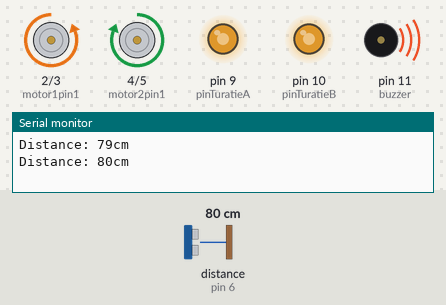
Bench run of a sketch on a simulated Arduino Uno, built with avr-gcc and run on an emulated ATmega328P. Parts: motor-driver pin pairs drawn as motors (green arrow = first pin HIGH = forward, orange = second pin HIGH = backward, longer = more drive), output pins drawn as LEDs (lit = HIGH), buzzer (waves = sounding, pin HIGH), the last lines printed to the serial monitor. Wiring (inferred from the names in the program): ultrasonic range finder: trigger pin 7; echo pin 6. The test bench sets the inputs (shaded band); at power-on: distance to the obstacle (sensor on pin 6) 80 cm. The echo pulse lasts 58.3 µs per cm; pins used as bus, display or sensor lines are not drawn.

Above: at 5.2 s.
5.3 s: distance to the obstacle (sensor on pin 6) set to 55 cm
6.8 s: distance to the obstacle (sensor on pin 6) set to 46 cm
At 8.0 s:
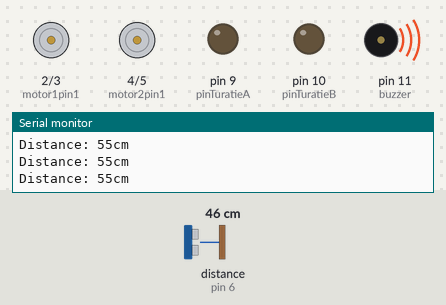
At 8.4 s:
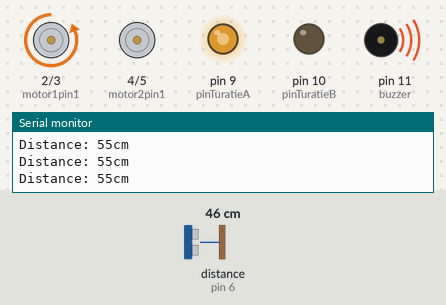
Timing chart, 0 to 15.8 s (numbered marks = the images above; inputs shaded):
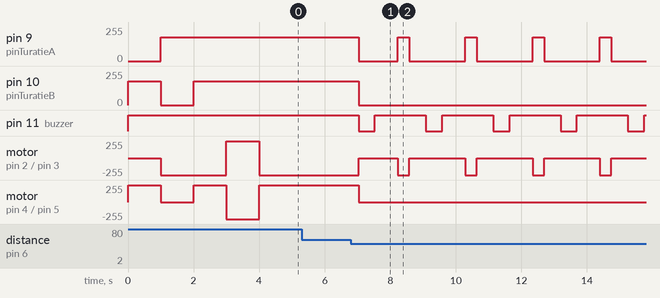

The sketch:

Program_Robot_Ardunio_2.ino
```cpp
//Senzor ULTRASONIC
#define trigPin 7
#define echoPin 6


 int buzzer = 11;

//A
int motor1pin1 = 2;
int motor1pin2 = 3;
//B
int motor2pin1 = 4;
int motor2pin2 = 5;


int pinTuratieA=9;
int pinTuratieB=10;


void setup() {

  pinMode(motor1pin1, OUTPUT);
  pinMode(motor1pin2, OUTPUT);
  pinMode(motor2pin1, OUTPUT);
  pinMode(motor2pin2, OUTPUT);
  pinMode(buzzer, OUTPUT);
  pinMode(pinTuratieA, OUTPUT);
  pinMode(pinTuratieB, OUTPUT);
  pinMode(trigPin, OUTPUT);
  pinMode(echoPin, INPUT);
     digitalWrite(buzzer,HIGH);
     Serial.begin(9600);


stanga();
delay(1000);
stopm();
dreapta();
delay(1000);
stopm();
inainte();
delay(1000);
stopm();
inapoi();
delay(1000);
stopm();

}


void loop()

{  int distance;


   distance=senzor_ULTRASONIC();
    if(distance<50)
    {stopm();
      digitalWrite(buzzer,LOW);
      delay(500);
      digitalWrite(buzzer,HIGH);
      delay(700);
     dreapta();
     delay(350);
     stopm();}
     else
       inainte();
       delay(500);


int x=Serial.read();

if(Serial.read()=='1')  //cand bluetooth da comanda 1, masina se misca in fata
{  distance=senzor_ULTRASONIC();
    if(distance>20)
      {inainte();
       delay(1000);
       stopm();}
       else
       {stopm();
        Serial.print("Exista obiect in fata, introduceti alta comanda");}}


if(Serial.read()=='2')  //cand bluetooth da comanda 2, masina se misca in spate
{  inapoi();
   delay(1000);
   stopm();
}

if(Serial.read()=='3')  //cand bluetooth da comanda 3, masina se misca la stanga
{  stanga();
   delay(1000);
   stopm();
    distance=senzor_ULTRASONIC();
    if(distance<20)
       Serial.print("Exista obiect in fata, introduceti alta comanda");}

if(Serial.read()=='4')  //cand bluetooth da comanda 4, masina se misca la dreapta
{  dreapta();
   delay(1000);
   stopm();
    distance=senzor_ULTRASONIC();
    if(distance<20)
       Serial.print("Exista obiect in fata, introduceti alta comanda");}


  if(Serial.read()=='5')  //cand bluetooth da comanda 5, se opreste
    stopm();


if(Serial.read()=='6')  //mod automat
{  distance=senzor_ULTRASONIC();
   if(distance<20)
    {stopm();
    dreapta();
     delay(1000);
     stopm();}
     else
       inainte();}


  Serial.print("Distance: ");
  Serial.print(distance);
  Serial.println("cm");
}


int senzor_ULTRASONIC()
{long durata,distanta;
 digitalWrite(trigPin, LOW);
 delayMicroseconds(2);
 digitalWrite(trigPin, HIGH);
 delayMicroseconds(10);
 digitalWrite(trigPin, LOW);
 durata = pulseIn(echoPin, HIGH);
 distanta = (durata / 2) / 29.1;
 return distanta;}


 void inainte()
{digitalWrite(motor1pin1, LOW);
 digitalWrite(motor1pin2, HIGH);
 analogWrite(pinTuratieA, 180);
 digitalWrite(motor2pin1, HIGH);
 digitalWrite(motor2pin2, LOW);
 analogWrite(pinTuratieB, 180);}


void stopm()
{analogWrite(pinTuratieA, 0);
 analogWrite(pinTuratieB, 0);
 digitalWrite(motor2pin1, LOW);
 digitalWrite(motor2pin2, LOW);
 digitalWrite(motor1pin1, LOW);
 digitalWrite(motor1pin2, LOW);
 }


void inapoi()
{digitalWrite(motor1pin1, HIGH);
 digitalWrite(motor1pin2, LOW);
 analogWrite(pinTuratieB, 180);
 digitalWrite(motor2pin1, LOW);
 digitalWrite(motor2pin2, HIGH);
 analogWrite(pinTuratieA, 180);}


void dreapta()
{digitalWrite(motor1pin1, LOW);
 digitalWrite(motor1pin2, HIGH);
 analogWrite(pinTuratieA, 180);}


void stanga()
{digitalWrite(motor2pin1, HIGH);
 digitalWrite(motor2pin2, LOW);
 analogWrite(pinTuratieB, 180);}
```

Measured:
- the behaviour switches between 50 and 49 cm on distance to the obstacle (sensor on pin 6) (found by bisection; images 0 and 1)
- after the input at 6.8 s, pin 9 (pinTuratieA): 180/255 → 0/255 after 0.23 s, then repeats every 2.1 s: 180/255 0.35 s, 0/255 1.7 s; pin 10 (pinTuratieB): 180/255 → 0/255 after 0.23 s
